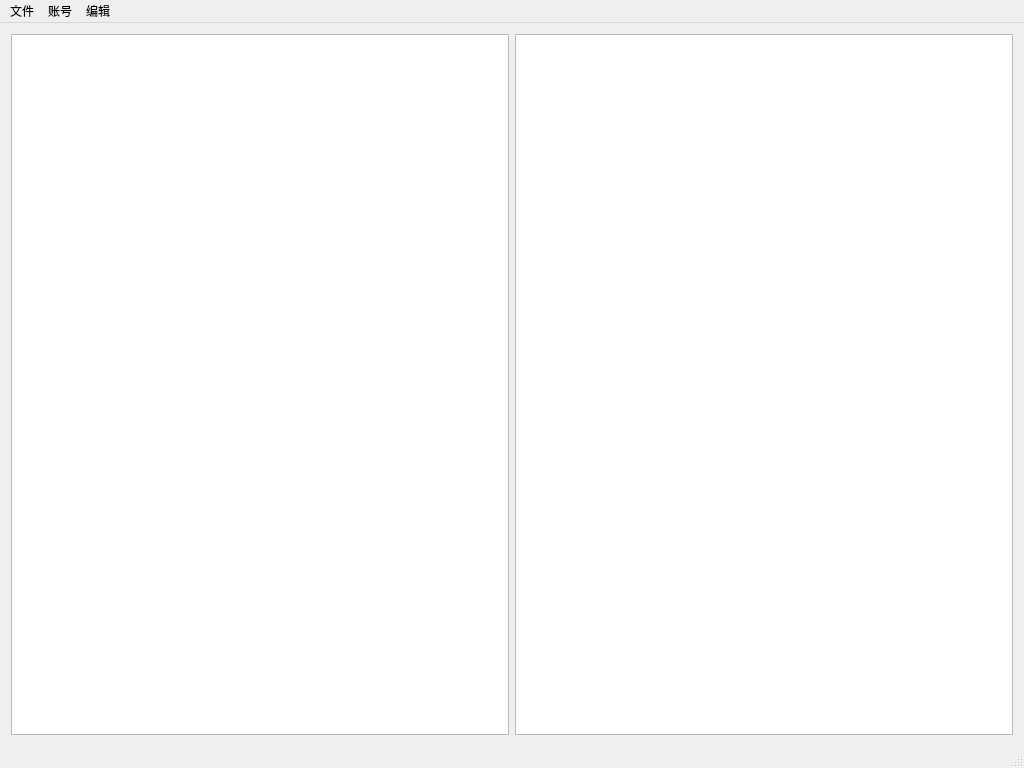
<?xml version="1.0" encoding="UTF-8"?>
<ui version="4.0">
 <class>MainWindow</class>
 <widget class="QMainWindow" name="MainWindow">
  <property name="geometry">
   <rect>
    <x>0</x>
    <y>0</y>
    <width>1024</width>
    <height>768</height>
   </rect>
  </property>
  <property name="minimumSize">
   <size>
    <width>1024</width>
    <height>768</height>
   </size>
  </property>
  <property name="windowTitle">
   <string>MainWindow</string>
  </property>
  <widget class="QWidget" name="centralWidget">
   <layout class="QHBoxLayout" name="horizontalLayout">
    <item>
     <widget class="QPlainTextEdit" name="latexEditor">
      <property name="plainText">
       <string/>
      </property>
     </widget>
    </item>
    <item>
     <widget class="QTextBrowser" name="latexPreviwer">
      <property name="toolTip">
       <string/>
      </property>
      <property name="layoutDirection">
       <enum>Qt::LeftToRight</enum>
      </property>
      <property name="autoFillBackground">
       <bool>false</bool>
      </property>
      <property name="styleSheet">
       <string notr="true">div.maketitle {text-align:center;}
h2.titleHead{text-align:center;}
div.maketitle{ margin-bottom: 2em; }
</string>
      </property>
      <property name="documentTitle">
       <string notr="true"/>
      </property>
      <property name="readOnly">
       <bool>true</bool>
      </property>
      <property name="html">
       <string notr="true">&lt;!DOCTYPE HTML PUBLIC &quot;-//W3C//DTD HTML 4.0//EN&quot; &quot;http://www.w3.org/TR/REC-html40/strict.dtd&quot;&gt;
&lt;html&gt;&lt;head&gt;&lt;meta name=&quot;qrichtext&quot; content=&quot;1&quot; /&gt;&lt;style type=&quot;text/css&quot;&gt;
p, li { white-space: pre-wrap; }
&lt;/style&gt;&lt;/head&gt;&lt;body style=&quot; font-family:'SimSun'; font-size:9pt; font-weight:400; font-style:normal;&quot;&gt;
&lt;p style=&quot;-qt-paragraph-type:empty; margin-top:0px; margin-bottom:0px; margin-left:0px; margin-right:0px; -qt-block-indent:0; text-indent:0px;&quot;&gt;&lt;br /&gt;&lt;/p&gt;&lt;/body&gt;&lt;/html&gt;</string>
      </property>
      <property name="acceptRichText">
       <bool>false</bool>
      </property>
     </widget>
    </item>
   </layout>
  </widget>
  <widget class="QMenuBar" name="menuBar">
   <property name="geometry">
    <rect>
     <x>0</x>
     <y>0</y>
     <width>1024</width>
     <height>17</height>
    </rect>
   </property>
   <widget class="QMenu" name="menuHello_World">
    <property name="title">
     <string>账号</string>
    </property>
    <addaction name="separator"/>
    <addaction name="login"/>
   </widget>
   <widget class="QMenu" name="menu">
    <property name="title">
     <string>编辑</string>
    </property>
    <addaction name="textbf"/>
    <addaction name="emph"/>
    <addaction name="underline"/>
   </widget>
   <widget class="QMenu" name="menu_2">
    <property name="title">
     <string>文件</string>
    </property>
    <addaction name="getFile"/>
   </widget>
   <addaction name="menu_2"/>
   <addaction name="menuHello_World"/>
   <addaction name="menu"/>
  </widget>
  <widget class="QStatusBar" name="statusBar"/>
  <action name="textbf">
   <property name="text">
    <string>粗体</string>
   </property>
   <property name="shortcut">
    <string>Ctrl+B</string>
   </property>
  </action>
  <action name="emph">
   <property name="text">
    <string>斜体</string>
   </property>
   <property name="shortcut">
    <string>Ctrl+I</string>
   </property>
  </action>
  <action name="underline">
   <property name="text">
    <string>下划线</string>
   </property>
   <property name="toolTip">
    <string>下划线</string>
   </property>
   <property name="shortcut">
    <string>Ctrl+U</string>
   </property>
  </action>
  <action name="login">
   <property name="text">
    <string>登陆</string>
   </property>
   <property name="toolTip">
    <string>登陆</string>
   </property>
  </action>
  <action name="logout">
   <property name="text">
    <string>注销</string>
   </property>
   <property name="toolTip">
    <string>注销</string>
   </property>
  </action>
  <action name="signin">
   <property name="text">
    <string>注册</string>
   </property>
   <property name="toolTip">
    <string>注册</string>
   </property>
  </action>
  <action name="getFile">
   <property name="text">
    <string>获取文件</string>
   </property>
   <property name="toolTip">
    <string>获取文件</string>
   </property>
  </action>
 </widget>
 <layoutdefault spacing="6" margin="11"/>
 <resources/>
 <connections/>
</ui>
